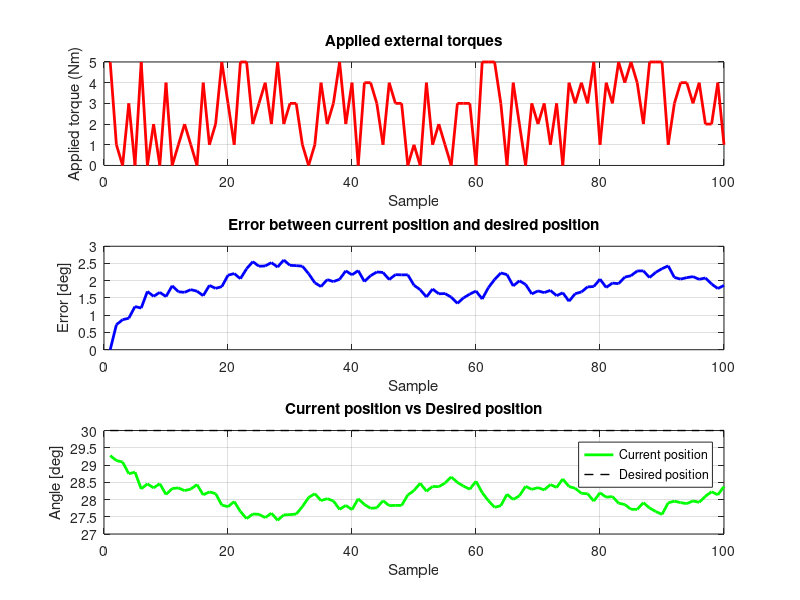

MATLAB code for this plot:
% Parametri di input
massa = 80; % Massa del soggetto in kg
altezza = 1.80; % Altezza del soggetto in metri
g = 9.81; % Accelerazione gravitazionale (m/s^2)

% Parametri antropometrici (approssimazione media)
L_hand=(0.108*altezza);
lunghezza_avambraccio = 0.19; % Lunghezza approssimativa dell'avambraccio (in metri)
massa_avambraccio_e_mano = (0.016*massa) + (0.006*massa); % Massa approssimativa dell'avambraccio (in kg)
centro_di_massa = 0.682 * (lunghezza_avambraccio+L_hand); % Posizione del centro di massa (in metri)

% Angolo di riferimento (70 gradi)
angolo_desiderato = 30; 

% Calcolo del momento della forza peso a 70 gradi
momento_forza_peso = massa_avambraccio_e_mano * g * centro_di_massa * sind(angolo_desiderato); 

% Parametri del PID
Kp = 2; % Guadagno proporzionale
Ki = 0.01; % Guadagno integrale
Kd = 0.5; % Guadagno derivativo

% Inizializzazione del PID
errore_precedente = 0;
errore_integrale = 0;
momento_compensato = 0; % Momento compensato inizialmente a 0 Nm
momento_applicato = 0; % Momento applicato inizialmente a 0 Nm
posizione_corrente = angolo_desiderato; % La posizione corrente parte dalla posizione desiderata (70 gradi)

% Numero di passi della simulazione
num_steps = 100;

% Array per tracciare i momenti
momenti_tempo = zeros(1, num_steps);
momentum_error = zeros(1, num_steps);
momento_compensato_arr = zeros(1, num_steps);
posizione_corrente_arr = zeros(1, num_steps);
posizione_desiderata_arr = angolo_desiderato * ones(1, num_steps);

% Loop per la simulazione
for i = 1:num_steps
    % Generazione di un momento esterno casuale (ad esempio, 0Nm, 3Nm, 1Nm, 5Nm)
    momento_applicato = randi([0 5], 1, 1); % Moment randomici da 0 a 5 Nm
    
    % Calcolo dell'errore tra la posizione corrente e la posizione desiderata
    errore = angolo_desiderato - posizione_corrente;
    errore_integrale = errore_integrale + errore; % Somma dell'errore integrale
    errore_derivativo = errore - errore_precedente; % Differenza dell'errore
    
    % Calcolo del momento compensato tramite PID
    momento_compensato = Kp * errore + Ki * errore_integrale + Kd * errore_derivativo;
    
    % Simulazione della posizione corrente (aggiornamento dell'angolo)
    posizione_corrente = posizione_corrente + (momento_compensato - momento_forza_peso - momento_applicato) * 0.1; % Integrazione semplificata
    
    % Memorizzazione dei dati per analisi
    momenti_tempo(i) = momento_applicato;
    momentum_error(i) = errore;
    momento_compensato_arr(i) = momento_compensato;
    posizione_corrente_arr(i) = posizione_corrente;
    
    % Aggiornamento dell'errore precedente per il passo successivo
    errore_precedente = errore;
end

% Visualizzazione dei risultati
figure;

% Momenti applicati esterni
subplot(3,1,1);
plot(1:num_steps, momenti_tempo, 'r', 'LineWidth', 2);
title('Applied external torques');
xlabel('Sample');
ylabel('Applied torque (Nm)');
grid on;

% Errore tra posizione corrente e posizione desiderata
subplot(3,1,2);
plot(1:num_steps, momentum_error, 'b', 'LineWidth', 2);
title('Error between current position and desired position');
xlabel('Sample');
ylabel('Error [deg]');
grid on;

% Posizione corrente vs Posizione desiderata
subplot(3,1,3);
plot(1:num_steps, posizione_corrente_arr, 'g', 'LineWidth', 2);
hold on;
plot(1:num_steps, posizione_desiderata_arr, 'k--', 'LineWidth', 1);
title('Current position vs Desired position');
xlabel('Sample');
ylabel('Angle [deg]');
legend('Current position', 'Desired position');
grid on;
